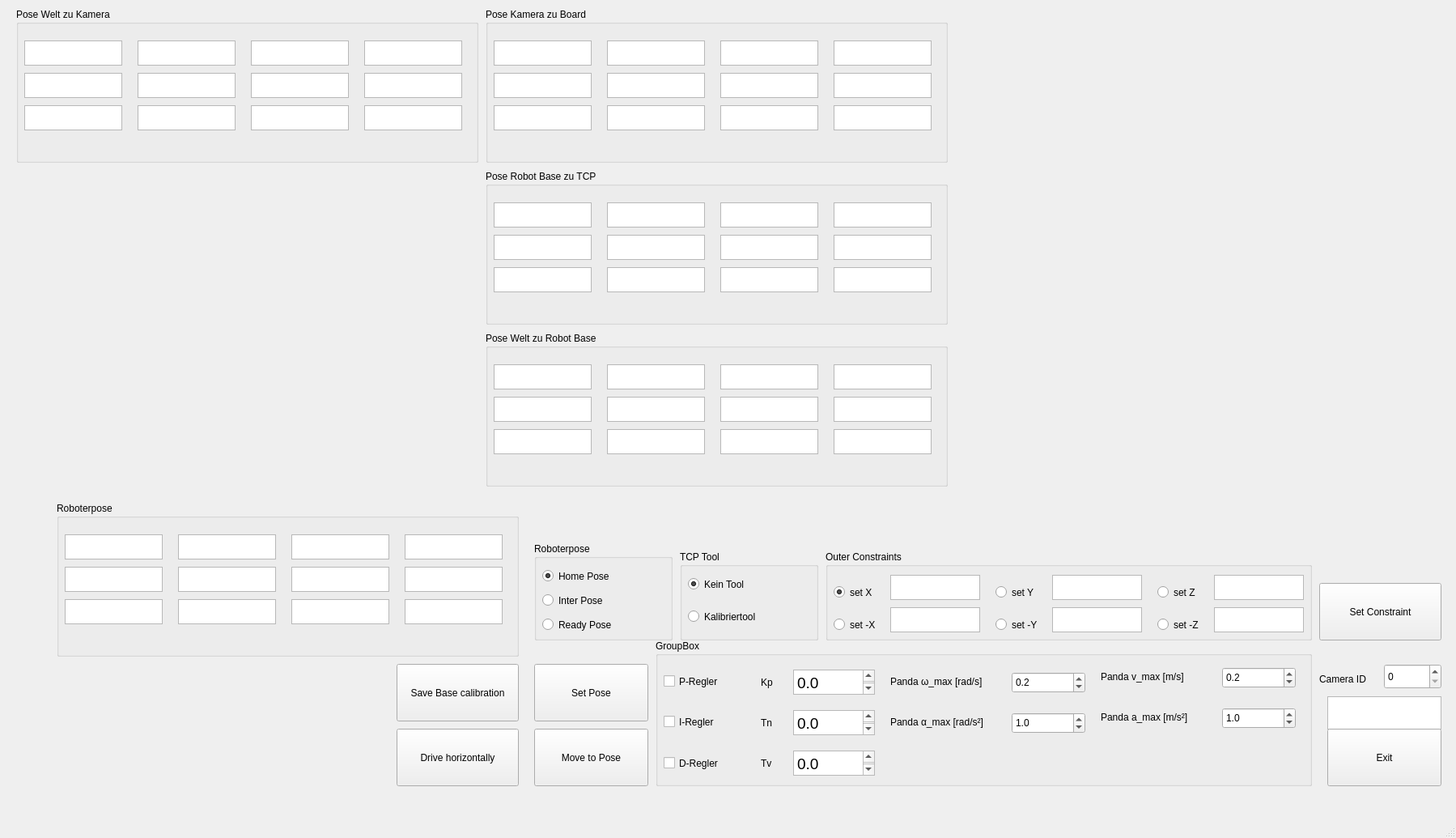
<?xml version="1.0" encoding="UTF-8"?>
<ui version="4.0">
 <class>C_frm_robot_calibration</class>
 <widget class="QMainWindow" name="C_frm_robot_calibration">
  <property name="geometry">
   <rect>
    <x>0</x>
    <y>0</y>
    <width>1799</width>
    <height>1035</height>
   </rect>
  </property>
  <property name="windowTitle">
   <string>MainWindow</string>
  </property>
  <widget class="QWidget" name="centralwidget">
   <widget class="QTextEdit" name="txb_zaehler">
    <property name="geometry">
     <rect>
      <x>1640</x>
      <y>860</y>
      <width>141</width>
      <height>41</height>
     </rect>
    </property>
    <property name="font">
     <font>
      <pointsize>14</pointsize>
     </font>
    </property>
   </widget>
   <widget class="QPushButton" name="bt_exit">
    <property name="geometry">
     <rect>
      <x>1640</x>
      <y>900</y>
      <width>141</width>
      <height>71</height>
     </rect>
    </property>
    <property name="text">
     <string>Exit</string>
    </property>
   </widget>
   <widget class="QPushButton" name="bt_save_pose">
    <property name="geometry">
     <rect>
      <x>490</x>
      <y>820</y>
      <width>151</width>
      <height>71</height>
     </rect>
    </property>
    <property name="text">
     <string>Save Base calibration</string>
    </property>
   </widget>
   <widget class="QLabel" name="lbl_camera_img">
    <property name="geometry">
     <rect>
      <x>1180</x>
      <y>10</y>
      <width>561</width>
      <height>581</height>
     </rect>
    </property>
    <property name="text">
     <string/>
    </property>
   </widget>
   <widget class="QSpinBox" name="num_camID">
    <property name="geometry">
     <rect>
      <x>1710</x>
      <y>820</y>
      <width>71</width>
      <height>31</height>
     </rect>
    </property>
   </widget>
   <widget class="QLabel" name="lbl_camID">
    <property name="geometry">
     <rect>
      <x>1630</x>
      <y>830</y>
      <width>71</width>
      <height>17</height>
     </rect>
    </property>
    <property name="text">
     <string>Camera ID</string>
    </property>
   </widget>
   <widget class="QGroupBox" name="grpb_pose_cam">
    <property name="enabled">
     <bool>true</bool>
    </property>
    <property name="geometry">
     <rect>
      <x>600</x>
      <y>10</y>
      <width>571</width>
      <height>191</height>
     </rect>
    </property>
    <property name="title">
     <string>Pose Kamera zu Board</string>
    </property>
    <widget class="QTextEdit" name="txb_px_cam">
     <property name="geometry">
      <rect>
       <x>430</x>
       <y>40</y>
       <width>121</width>
       <height>31</height>
      </rect>
     </property>
     <property name="readOnly">
      <bool>true</bool>
     </property>
    </widget>
    <widget class="QTextEdit" name="txb_nx_cam">
     <property name="geometry">
      <rect>
       <x>10</x>
       <y>40</y>
       <width>121</width>
       <height>31</height>
      </rect>
     </property>
     <property name="readOnly">
      <bool>true</bool>
     </property>
    </widget>
    <widget class="QTextEdit" name="txb_ox_cam">
     <property name="geometry">
      <rect>
       <x>150</x>
       <y>40</y>
       <width>121</width>
       <height>31</height>
      </rect>
     </property>
     <property name="readOnly">
      <bool>true</bool>
     </property>
    </widget>
    <widget class="QTextEdit" name="txb_ax_cam">
     <property name="geometry">
      <rect>
       <x>290</x>
       <y>40</y>
       <width>121</width>
       <height>31</height>
      </rect>
     </property>
     <property name="readOnly">
      <bool>true</bool>
     </property>
    </widget>
    <widget class="QTextEdit" name="txb_ny_cam">
     <property name="geometry">
      <rect>
       <x>10</x>
       <y>80</y>
       <width>121</width>
       <height>31</height>
      </rect>
     </property>
     <property name="readOnly">
      <bool>true</bool>
     </property>
    </widget>
    <widget class="QTextEdit" name="txb_oy_cam">
     <property name="geometry">
      <rect>
       <x>150</x>
       <y>80</y>
       <width>121</width>
       <height>31</height>
      </rect>
     </property>
     <property name="readOnly">
      <bool>true</bool>
     </property>
    </widget>
    <widget class="QTextEdit" name="txb_ay_cam">
     <property name="geometry">
      <rect>
       <x>290</x>
       <y>80</y>
       <width>121</width>
       <height>31</height>
      </rect>
     </property>
     <property name="readOnly">
      <bool>true</bool>
     </property>
    </widget>
    <widget class="QTextEdit" name="txb_py_cam">
     <property name="geometry">
      <rect>
       <x>430</x>
       <y>80</y>
       <width>121</width>
       <height>31</height>
      </rect>
     </property>
     <property name="readOnly">
      <bool>true</bool>
     </property>
    </widget>
    <widget class="QTextEdit" name="txb_nz_cam">
     <property name="geometry">
      <rect>
       <x>10</x>
       <y>120</y>
       <width>121</width>
       <height>31</height>
      </rect>
     </property>
     <property name="readOnly">
      <bool>true</bool>
     </property>
    </widget>
    <widget class="QTextEdit" name="txb_oz_cam">
     <property name="geometry">
      <rect>
       <x>150</x>
       <y>120</y>
       <width>121</width>
       <height>31</height>
      </rect>
     </property>
     <property name="readOnly">
      <bool>true</bool>
     </property>
    </widget>
    <widget class="QTextEdit" name="txb_az_cam">
     <property name="geometry">
      <rect>
       <x>290</x>
       <y>120</y>
       <width>121</width>
       <height>31</height>
      </rect>
     </property>
     <property name="readOnly">
      <bool>true</bool>
     </property>
    </widget>
    <widget class="QTextEdit" name="txb_pz_cam">
     <property name="geometry">
      <rect>
       <x>430</x>
       <y>120</y>
       <width>121</width>
       <height>31</height>
      </rect>
     </property>
     <property name="readOnly">
      <bool>true</bool>
     </property>
    </widget>
   </widget>
   <widget class="QGroupBox" name="grpb_pose_robot">
    <property name="enabled">
     <bool>true</bool>
    </property>
    <property name="geometry">
     <rect>
      <x>600</x>
      <y>210</y>
      <width>571</width>
      <height>191</height>
     </rect>
    </property>
    <property name="title">
     <string>Pose Robot Base zu TCP </string>
    </property>
    <widget class="QTextEdit" name="txb_px_robot">
     <property name="geometry">
      <rect>
       <x>430</x>
       <y>40</y>
       <width>121</width>
       <height>31</height>
      </rect>
     </property>
     <property name="readOnly">
      <bool>true</bool>
     </property>
    </widget>
    <widget class="QTextEdit" name="txb_nx_robot">
     <property name="geometry">
      <rect>
       <x>10</x>
       <y>40</y>
       <width>121</width>
       <height>31</height>
      </rect>
     </property>
     <property name="readOnly">
      <bool>true</bool>
     </property>
    </widget>
    <widget class="QTextEdit" name="txb_ox_robot">
     <property name="geometry">
      <rect>
       <x>150</x>
       <y>40</y>
       <width>121</width>
       <height>31</height>
      </rect>
     </property>
     <property name="readOnly">
      <bool>true</bool>
     </property>
    </widget>
    <widget class="QTextEdit" name="txb_ax_robot">
     <property name="geometry">
      <rect>
       <x>290</x>
       <y>40</y>
       <width>121</width>
       <height>31</height>
      </rect>
     </property>
     <property name="readOnly">
      <bool>true</bool>
     </property>
    </widget>
    <widget class="QTextEdit" name="txb_ny_robot">
     <property name="geometry">
      <rect>
       <x>10</x>
       <y>80</y>
       <width>121</width>
       <height>31</height>
      </rect>
     </property>
     <property name="readOnly">
      <bool>true</bool>
     </property>
    </widget>
    <widget class="QTextEdit" name="txb_oy_robot">
     <property name="geometry">
      <rect>
       <x>150</x>
       <y>80</y>
       <width>121</width>
       <height>31</height>
      </rect>
     </property>
     <property name="readOnly">
      <bool>true</bool>
     </property>
    </widget>
    <widget class="QTextEdit" name="txb_ay_robot">
     <property name="geometry">
      <rect>
       <x>290</x>
       <y>80</y>
       <width>121</width>
       <height>31</height>
      </rect>
     </property>
     <property name="readOnly">
      <bool>true</bool>
     </property>
    </widget>
    <widget class="QTextEdit" name="txb_py_robot">
     <property name="geometry">
      <rect>
       <x>430</x>
       <y>80</y>
       <width>121</width>
       <height>31</height>
      </rect>
     </property>
     <property name="readOnly">
      <bool>true</bool>
     </property>
    </widget>
    <widget class="QTextEdit" name="txb_nz_robot">
     <property name="geometry">
      <rect>
       <x>10</x>
       <y>120</y>
       <width>121</width>
       <height>31</height>
      </rect>
     </property>
     <property name="readOnly">
      <bool>true</bool>
     </property>
    </widget>
    <widget class="QTextEdit" name="txb_oz_robot">
     <property name="geometry">
      <rect>
       <x>150</x>
       <y>120</y>
       <width>121</width>
       <height>31</height>
      </rect>
     </property>
     <property name="readOnly">
      <bool>true</bool>
     </property>
    </widget>
    <widget class="QTextEdit" name="txb_az_robot">
     <property name="geometry">
      <rect>
       <x>290</x>
       <y>120</y>
       <width>121</width>
       <height>31</height>
      </rect>
     </property>
     <property name="readOnly">
      <bool>true</bool>
     </property>
    </widget>
    <widget class="QTextEdit" name="txb_pz_robot">
     <property name="geometry">
      <rect>
       <x>430</x>
       <y>120</y>
       <width>121</width>
       <height>31</height>
      </rect>
     </property>
     <property name="readOnly">
      <bool>true</bool>
     </property>
    </widget>
   </widget>
   <widget class="QGroupBox" name="grpb_pose_robot_to_world">
    <property name="enabled">
     <bool>true</bool>
    </property>
    <property name="geometry">
     <rect>
      <x>600</x>
      <y>410</y>
      <width>571</width>
      <height>191</height>
     </rect>
    </property>
    <property name="title">
     <string>Pose Welt zu Robot Base</string>
    </property>
    <widget class="QTextEdit" name="txb_px_robot_world">
     <property name="geometry">
      <rect>
       <x>430</x>
       <y>40</y>
       <width>121</width>
       <height>31</height>
      </rect>
     </property>
     <property name="readOnly">
      <bool>true</bool>
     </property>
    </widget>
    <widget class="QTextEdit" name="txb_nx_robot_world">
     <property name="geometry">
      <rect>
       <x>10</x>
       <y>40</y>
       <width>121</width>
       <height>31</height>
      </rect>
     </property>
     <property name="readOnly">
      <bool>true</bool>
     </property>
    </widget>
    <widget class="QTextEdit" name="txb_ox_robot_world">
     <property name="geometry">
      <rect>
       <x>150</x>
       <y>40</y>
       <width>121</width>
       <height>31</height>
      </rect>
     </property>
     <property name="readOnly">
      <bool>true</bool>
     </property>
    </widget>
    <widget class="QTextEdit" name="txb_ax_robot_world">
     <property name="geometry">
      <rect>
       <x>290</x>
       <y>40</y>
       <width>121</width>
       <height>31</height>
      </rect>
     </property>
     <property name="readOnly">
      <bool>true</bool>
     </property>
    </widget>
    <widget class="QTextEdit" name="txb_ny_robot_world">
     <property name="geometry">
      <rect>
       <x>10</x>
       <y>80</y>
       <width>121</width>
       <height>31</height>
      </rect>
     </property>
     <property name="readOnly">
      <bool>true</bool>
     </property>
    </widget>
    <widget class="QTextEdit" name="txb_oy_robot_world">
     <property name="geometry">
      <rect>
       <x>150</x>
       <y>80</y>
       <width>121</width>
       <height>31</height>
      </rect>
     </property>
     <property name="readOnly">
      <bool>true</bool>
     </property>
    </widget>
    <widget class="QTextEdit" name="txb_ay_robot_world">
     <property name="geometry">
      <rect>
       <x>290</x>
       <y>80</y>
       <width>121</width>
       <height>31</height>
      </rect>
     </property>
     <property name="readOnly">
      <bool>true</bool>
     </property>
    </widget>
    <widget class="QTextEdit" name="txb_py_robot_world">
     <property name="geometry">
      <rect>
       <x>430</x>
       <y>80</y>
       <width>121</width>
       <height>31</height>
      </rect>
     </property>
     <property name="readOnly">
      <bool>true</bool>
     </property>
    </widget>
    <widget class="QTextEdit" name="txb_nz_robot_world">
     <property name="geometry">
      <rect>
       <x>10</x>
       <y>120</y>
       <width>121</width>
       <height>31</height>
      </rect>
     </property>
     <property name="readOnly">
      <bool>true</bool>
     </property>
    </widget>
    <widget class="QTextEdit" name="txb_oz_robot_world">
     <property name="geometry">
      <rect>
       <x>150</x>
       <y>120</y>
       <width>121</width>
       <height>31</height>
      </rect>
     </property>
     <property name="readOnly">
      <bool>true</bool>
     </property>
    </widget>
    <widget class="QTextEdit" name="txb_az_robot_world">
     <property name="geometry">
      <rect>
       <x>290</x>
       <y>120</y>
       <width>121</width>
       <height>31</height>
      </rect>
     </property>
     <property name="readOnly">
      <bool>true</bool>
     </property>
    </widget>
    <widget class="QTextEdit" name="txb_pz_robot_world">
     <property name="geometry">
      <rect>
       <x>430</x>
       <y>120</y>
       <width>121</width>
       <height>31</height>
      </rect>
     </property>
     <property name="readOnly">
      <bool>true</bool>
     </property>
    </widget>
   </widget>
   <widget class="QPushButton" name="bt_set_home">
    <property name="geometry">
     <rect>
      <x>660</x>
      <y>820</y>
      <width>141</width>
      <height>71</height>
     </rect>
    </property>
    <property name="text">
     <string>Set Pose</string>
    </property>
   </widget>
   <widget class="QPushButton" name="bt_move_home">
    <property name="geometry">
     <rect>
      <x>660</x>
      <y>900</y>
      <width>141</width>
      <height>71</height>
     </rect>
    </property>
    <property name="text">
     <string>Move to Pose</string>
    </property>
   </widget>
   <widget class="QGroupBox" name="grpb_home_pose">
    <property name="enabled">
     <bool>true</bool>
    </property>
    <property name="geometry">
     <rect>
      <x>70</x>
      <y>620</y>
      <width>571</width>
      <height>191</height>
     </rect>
    </property>
    <property name="title">
     <string>Roboterpose</string>
    </property>
    <widget class="QTextEdit" name="txb_px_home">
     <property name="geometry">
      <rect>
       <x>430</x>
       <y>40</y>
       <width>121</width>
       <height>31</height>
      </rect>
     </property>
     <property name="readOnly">
      <bool>true</bool>
     </property>
    </widget>
    <widget class="QTextEdit" name="txb_nx_home">
     <property name="geometry">
      <rect>
       <x>10</x>
       <y>40</y>
       <width>121</width>
       <height>31</height>
      </rect>
     </property>
     <property name="readOnly">
      <bool>true</bool>
     </property>
    </widget>
    <widget class="QTextEdit" name="txb_ox_home">
     <property name="geometry">
      <rect>
       <x>150</x>
       <y>40</y>
       <width>121</width>
       <height>31</height>
      </rect>
     </property>
     <property name="readOnly">
      <bool>true</bool>
     </property>
    </widget>
    <widget class="QTextEdit" name="txb_ax_home">
     <property name="geometry">
      <rect>
       <x>290</x>
       <y>40</y>
       <width>121</width>
       <height>31</height>
      </rect>
     </property>
     <property name="readOnly">
      <bool>true</bool>
     </property>
    </widget>
    <widget class="QTextEdit" name="txb_ny_home">
     <property name="geometry">
      <rect>
       <x>10</x>
       <y>80</y>
       <width>121</width>
       <height>31</height>
      </rect>
     </property>
     <property name="readOnly">
      <bool>true</bool>
     </property>
    </widget>
    <widget class="QTextEdit" name="txb_oy_home">
     <property name="geometry">
      <rect>
       <x>150</x>
       <y>80</y>
       <width>121</width>
       <height>31</height>
      </rect>
     </property>
     <property name="readOnly">
      <bool>true</bool>
     </property>
    </widget>
    <widget class="QTextEdit" name="txb_ay_home">
     <property name="geometry">
      <rect>
       <x>290</x>
       <y>80</y>
       <width>121</width>
       <height>31</height>
      </rect>
     </property>
     <property name="readOnly">
      <bool>true</bool>
     </property>
    </widget>
    <widget class="QTextEdit" name="txb_py_home">
     <property name="geometry">
      <rect>
       <x>430</x>
       <y>80</y>
       <width>121</width>
       <height>31</height>
      </rect>
     </property>
     <property name="readOnly">
      <bool>true</bool>
     </property>
    </widget>
    <widget class="QTextEdit" name="txb_nz_home">
     <property name="geometry">
      <rect>
       <x>10</x>
       <y>120</y>
       <width>121</width>
       <height>31</height>
      </rect>
     </property>
     <property name="readOnly">
      <bool>true</bool>
     </property>
    </widget>
    <widget class="QTextEdit" name="txb_oz_home">
     <property name="geometry">
      <rect>
       <x>150</x>
       <y>120</y>
       <width>121</width>
       <height>31</height>
      </rect>
     </property>
     <property name="readOnly">
      <bool>true</bool>
     </property>
    </widget>
    <widget class="QTextEdit" name="txb_az_home">
     <property name="geometry">
      <rect>
       <x>290</x>
       <y>120</y>
       <width>121</width>
       <height>31</height>
      </rect>
     </property>
     <property name="readOnly">
      <bool>true</bool>
     </property>
    </widget>
    <widget class="QTextEdit" name="txb_pz_home">
     <property name="geometry">
      <rect>
       <x>430</x>
       <y>120</y>
       <width>121</width>
       <height>31</height>
      </rect>
     </property>
     <property name="readOnly">
      <bool>true</bool>
     </property>
    </widget>
   </widget>
   <widget class="QGroupBox" name="groupBox">
    <property name="geometry">
     <rect>
      <x>840</x>
      <y>680</y>
      <width>171</width>
      <height>111</height>
     </rect>
    </property>
    <property name="title">
     <string>TCP Tool</string>
    </property>
    <widget class="QRadioButton" name="rb_no_tool">
     <property name="geometry">
      <rect>
       <x>10</x>
       <y>30</y>
       <width>112</width>
       <height>23</height>
      </rect>
     </property>
     <property name="text">
      <string>Kein Tool</string>
     </property>
     <property name="checked">
      <bool>true</bool>
     </property>
    </widget>
    <widget class="QRadioButton" name="rb_calib_tool">
     <property name="geometry">
      <rect>
       <x>10</x>
       <y>70</y>
       <width>112</width>
       <height>23</height>
      </rect>
     </property>
     <property name="text">
      <string>Kalibriertool</string>
     </property>
    </widget>
   </widget>
   <widget class="QGroupBox" name="groupBox_2">
    <property name="geometry">
     <rect>
      <x>1020</x>
      <y>680</y>
      <width>601</width>
      <height>111</height>
     </rect>
    </property>
    <property name="title">
     <string>Outer Constraints</string>
    </property>
    <widget class="QRadioButton" name="rb_constraint_x">
     <property name="geometry">
      <rect>
       <x>10</x>
       <y>40</y>
       <width>112</width>
       <height>23</height>
      </rect>
     </property>
     <property name="text">
      <string>set X</string>
     </property>
     <property name="checked">
      <bool>true</bool>
     </property>
    </widget>
    <widget class="QRadioButton" name="rb_constraint_nx">
     <property name="geometry">
      <rect>
       <x>10</x>
       <y>80</y>
       <width>112</width>
       <height>23</height>
      </rect>
     </property>
     <property name="text">
      <string>set -X</string>
     </property>
    </widget>
    <widget class="QRadioButton" name="rb_constraint_y">
     <property name="geometry">
      <rect>
       <x>210</x>
       <y>40</y>
       <width>112</width>
       <height>23</height>
      </rect>
     </property>
     <property name="text">
      <string>set Y</string>
     </property>
    </widget>
    <widget class="QRadioButton" name="rb_constraint_ny">
     <property name="geometry">
      <rect>
       <x>210</x>
       <y>80</y>
       <width>112</width>
       <height>23</height>
      </rect>
     </property>
     <property name="text">
      <string>set -Y</string>
     </property>
    </widget>
    <widget class="QRadioButton" name="rb_constraint_z">
     <property name="geometry">
      <rect>
       <x>410</x>
       <y>40</y>
       <width>112</width>
       <height>23</height>
      </rect>
     </property>
     <property name="text">
      <string>set Z</string>
     </property>
    </widget>
    <widget class="QRadioButton" name="rb_constraint_nz">
     <property name="geometry">
      <rect>
       <x>410</x>
       <y>80</y>
       <width>112</width>
       <height>23</height>
      </rect>
     </property>
     <property name="text">
      <string>set -Z</string>
     </property>
    </widget>
    <widget class="QTextEdit" name="txb_constraint_x">
     <property name="geometry">
      <rect>
       <x>80</x>
       <y>30</y>
       <width>111</width>
       <height>31</height>
      </rect>
     </property>
    </widget>
    <widget class="QTextEdit" name="txb_constraint_nx">
     <property name="geometry">
      <rect>
       <x>80</x>
       <y>70</y>
       <width>111</width>
       <height>31</height>
      </rect>
     </property>
    </widget>
    <widget class="QTextEdit" name="txb_constraint_y">
     <property name="geometry">
      <rect>
       <x>280</x>
       <y>30</y>
       <width>111</width>
       <height>31</height>
      </rect>
     </property>
    </widget>
    <widget class="QTextEdit" name="txb_constraint_ny">
     <property name="geometry">
      <rect>
       <x>280</x>
       <y>70</y>
       <width>111</width>
       <height>31</height>
      </rect>
     </property>
    </widget>
    <widget class="QTextEdit" name="txb_constraint_z">
     <property name="geometry">
      <rect>
       <x>480</x>
       <y>30</y>
       <width>111</width>
       <height>31</height>
      </rect>
     </property>
    </widget>
    <widget class="QTextEdit" name="txb_constraint_nz">
     <property name="geometry">
      <rect>
       <x>480</x>
       <y>70</y>
       <width>111</width>
       <height>31</height>
      </rect>
     </property>
    </widget>
   </widget>
   <widget class="QPushButton" name="bt_set_constraint">
    <property name="geometry">
     <rect>
      <x>1630</x>
      <y>720</y>
      <width>151</width>
      <height>71</height>
     </rect>
    </property>
    <property name="text">
     <string>Set Constraint</string>
    </property>
   </widget>
   <widget class="QGroupBox" name="groupBox_set_Pose">
    <property name="geometry">
     <rect>
      <x>660</x>
      <y>670</y>
      <width>171</width>
      <height>121</height>
     </rect>
    </property>
    <property name="title">
     <string>Roboterpose</string>
    </property>
    <widget class="QRadioButton" name="rb_home_Pose">
     <property name="geometry">
      <rect>
       <x>10</x>
       <y>30</y>
       <width>112</width>
       <height>23</height>
      </rect>
     </property>
     <property name="text">
      <string>Home Pose</string>
     </property>
     <property name="checked">
      <bool>true</bool>
     </property>
    </widget>
    <widget class="QRadioButton" name="rb_inter_waiting_Pose">
     <property name="geometry">
      <rect>
       <x>10</x>
       <y>60</y>
       <width>112</width>
       <height>23</height>
      </rect>
     </property>
     <property name="text">
      <string>Inter Pose</string>
     </property>
    </widget>
    <widget class="QRadioButton" name="rb_waiting_Pose">
     <property name="geometry">
      <rect>
       <x>10</x>
       <y>90</y>
       <width>112</width>
       <height>23</height>
      </rect>
     </property>
     <property name="text">
      <string>Ready Pose</string>
     </property>
    </widget>
   </widget>
   <widget class="QPushButton" name="bt_set_robot_horizontal">
    <property name="geometry">
     <rect>
      <x>490</x>
      <y>900</y>
      <width>151</width>
      <height>71</height>
     </rect>
    </property>
    <property name="text">
     <string>Drive horizontally</string>
    </property>
   </widget>
   <widget class="QGroupBox" name="groupBox_3">
    <property name="geometry">
     <rect>
      <x>810</x>
      <y>790</y>
      <width>811</width>
      <height>181</height>
     </rect>
    </property>
    <property name="title">
     <string>GroupBox</string>
    </property>
    <widget class="QCheckBox" name="ckb_P_Regler">
     <property name="geometry">
      <rect>
       <x>10</x>
       <y>40</y>
       <width>101</width>
       <height>23</height>
      </rect>
     </property>
     <property name="text">
      <string>P-Regler</string>
     </property>
     <property name="checked">
      <bool>false</bool>
     </property>
    </widget>
    <widget class="QTextEdit" name="txt_Tn">
     <property name="enabled">
      <bool>true</bool>
     </property>
     <property name="geometry">
      <rect>
       <x>170</x>
       <y>87</y>
       <width>101</width>
       <height>31</height>
      </rect>
     </property>
     <property name="font">
      <font>
       <pointsize>11</pointsize>
      </font>
     </property>
     <property name="readOnly">
      <bool>false</bool>
     </property>
     <property name="html">
      <string>&lt;!DOCTYPE HTML PUBLIC &quot;-//W3C//DTD HTML 4.0//EN&quot; &quot;http://www.w3.org/TR/REC-html40/strict.dtd&quot;&gt;
&lt;html&gt;&lt;head&gt;&lt;meta name=&quot;qrichtext&quot; content=&quot;1&quot; /&gt;&lt;style type=&quot;text/css&quot;&gt;
p, li { white-space: pre-wrap; }
&lt;/style&gt;&lt;/head&gt;&lt;body style=&quot; font-family:'Ubuntu'; font-size:11pt; font-weight:400; font-style:normal;&quot;&gt;
&lt;p style=&quot; margin-top:0px; margin-bottom:0px; margin-left:0px; margin-right:0px; -qt-block-indent:0; text-indent:0px;&quot;&gt;&lt;span style=&quot; font-size:14pt;&quot;&gt;0.0&lt;/span&gt;&lt;/p&gt;&lt;/body&gt;&lt;/html&gt;</string>
     </property>
    </widget>
    <widget class="QLabel" name="lbl_Kp">
     <property name="geometry">
      <rect>
       <x>130</x>
       <y>37</y>
       <width>31</width>
       <height>31</height>
      </rect>
     </property>
     <property name="text">
      <string>Kp</string>
     </property>
    </widget>
    <widget class="QCheckBox" name="ckb_I_Regler">
     <property name="geometry">
      <rect>
       <x>10</x>
       <y>90</y>
       <width>101</width>
       <height>23</height>
      </rect>
     </property>
     <property name="text">
      <string>I-Regler</string>
     </property>
     <property name="checked">
      <bool>false</bool>
     </property>
    </widget>
    <widget class="QTextEdit" name="txt_Tv">
     <property name="enabled">
      <bool>true</bool>
     </property>
     <property name="geometry">
      <rect>
       <x>170</x>
       <y>137</y>
       <width>101</width>
       <height>31</height>
      </rect>
     </property>
     <property name="font">
      <font>
       <pointsize>11</pointsize>
      </font>
     </property>
     <property name="readOnly">
      <bool>false</bool>
     </property>
     <property name="html">
      <string>&lt;!DOCTYPE HTML PUBLIC &quot;-//W3C//DTD HTML 4.0//EN&quot; &quot;http://www.w3.org/TR/REC-html40/strict.dtd&quot;&gt;
&lt;html&gt;&lt;head&gt;&lt;meta name=&quot;qrichtext&quot; content=&quot;1&quot; /&gt;&lt;style type=&quot;text/css&quot;&gt;
p, li { white-space: pre-wrap; }
&lt;/style&gt;&lt;/head&gt;&lt;body style=&quot; font-family:'Ubuntu'; font-size:11pt; font-weight:400; font-style:normal;&quot;&gt;
&lt;p style=&quot; margin-top:0px; margin-bottom:0px; margin-left:0px; margin-right:0px; -qt-block-indent:0; text-indent:0px;&quot;&gt;&lt;span style=&quot; font-size:14pt;&quot;&gt;0.0&lt;/span&gt;&lt;/p&gt;&lt;/body&gt;&lt;/html&gt;</string>
     </property>
    </widget>
    <widget class="QLabel" name="lbl_Tv">
     <property name="geometry">
      <rect>
       <x>130</x>
       <y>137</y>
       <width>31</width>
       <height>31</height>
      </rect>
     </property>
     <property name="text">
      <string>Tv</string>
     </property>
    </widget>
    <widget class="QTextEdit" name="txt_Kp">
     <property name="enabled">
      <bool>true</bool>
     </property>
     <property name="geometry">
      <rect>
       <x>170</x>
       <y>37</y>
       <width>101</width>
       <height>31</height>
      </rect>
     </property>
     <property name="font">
      <font>
       <pointsize>11</pointsize>
      </font>
     </property>
     <property name="readOnly">
      <bool>false</bool>
     </property>
     <property name="html">
      <string>&lt;!DOCTYPE HTML PUBLIC &quot;-//W3C//DTD HTML 4.0//EN&quot; &quot;http://www.w3.org/TR/REC-html40/strict.dtd&quot;&gt;
&lt;html&gt;&lt;head&gt;&lt;meta name=&quot;qrichtext&quot; content=&quot;1&quot; /&gt;&lt;style type=&quot;text/css&quot;&gt;
p, li { white-space: pre-wrap; }
&lt;/style&gt;&lt;/head&gt;&lt;body style=&quot; font-family:'Ubuntu'; font-size:11pt; font-weight:400; font-style:normal;&quot;&gt;
&lt;p style=&quot; margin-top:0px; margin-bottom:0px; margin-left:0px; margin-right:0px; -qt-block-indent:0; text-indent:0px;&quot;&gt;&lt;span style=&quot; font-size:14pt;&quot;&gt;0.0&lt;/span&gt;&lt;/p&gt;&lt;/body&gt;&lt;/html&gt;</string>
     </property>
    </widget>
    <widget class="QLabel" name="lbl_Tn">
     <property name="geometry">
      <rect>
       <x>130</x>
       <y>87</y>
       <width>31</width>
       <height>31</height>
      </rect>
     </property>
     <property name="text">
      <string>Tn</string>
     </property>
    </widget>
    <widget class="QCheckBox" name="ckb_D_Regler">
     <property name="geometry">
      <rect>
       <x>10</x>
       <y>141</y>
       <width>101</width>
       <height>23</height>
      </rect>
     </property>
     <property name="text">
      <string>D-Regler</string>
     </property>
    </widget>
    <widget class="QDoubleSpinBox" name="dspb_Panda_Omega_max">
     <property name="geometry">
      <rect>
       <x>440</x>
       <y>40</y>
       <width>91</width>
       <height>26</height>
      </rect>
     </property>
     <property name="decimals">
      <number>1</number>
     </property>
     <property name="maximum">
      <double>2.500000000000000</double>
     </property>
     <property name="singleStep">
      <double>0.100000000000000</double>
     </property>
     <property name="value">
      <double>0.200000000000000</double>
     </property>
    </widget>
    <widget class="QLabel" name="lbl_Panda_Omega_max">
     <property name="geometry">
      <rect>
       <x>290</x>
       <y>36</y>
       <width>181</width>
       <height>31</height>
      </rect>
     </property>
     <property name="text">
      <string>Panda ω_max [rad/s]</string>
     </property>
    </widget>
    <widget class="QLabel" name="lbl_Panda_Alpha_max">
     <property name="geometry">
      <rect>
       <x>290</x>
       <y>86</y>
       <width>191</width>
       <height>31</height>
      </rect>
     </property>
     <property name="text">
      <string>Panda α_max [rad/s²]</string>
     </property>
    </widget>
    <widget class="QDoubleSpinBox" name="dspb_Panda_Alpha_max">
     <property name="geometry">
      <rect>
       <x>440</x>
       <y>90</y>
       <width>91</width>
       <height>26</height>
      </rect>
     </property>
     <property name="decimals">
      <number>1</number>
     </property>
     <property name="maximum">
      <double>25.000000000000000</double>
     </property>
     <property name="singleStep">
      <double>0.100000000000000</double>
     </property>
     <property name="value">
      <double>1.000000000000000</double>
     </property>
    </widget>
    <widget class="QLabel" name="lbl_Panda_Vel_max">
     <property name="geometry">
      <rect>
       <x>550</x>
       <y>30</y>
       <width>181</width>
       <height>31</height>
      </rect>
     </property>
     <property name="text">
      <string>Panda v_max [m/s]</string>
     </property>
    </widget>
    <widget class="QLabel" name="lbl_Panda_Acc_max">
     <property name="geometry">
      <rect>
       <x>550</x>
       <y>80</y>
       <width>191</width>
       <height>31</height>
      </rect>
     </property>
     <property name="text">
      <string>Panda a_max [m/s²]</string>
     </property>
    </widget>
    <widget class="QDoubleSpinBox" name="dspb_Panda_Vel_max">
     <property name="geometry">
      <rect>
       <x>700</x>
       <y>34</y>
       <width>91</width>
       <height>26</height>
      </rect>
     </property>
     <property name="decimals">
      <number>1</number>
     </property>
     <property name="maximum">
      <double>1.700000000000000</double>
     </property>
     <property name="singleStep">
      <double>0.100000000000000</double>
     </property>
     <property name="value">
      <double>0.200000000000000</double>
     </property>
    </widget>
    <widget class="QDoubleSpinBox" name="dspb_Panda_Acc_max">
     <property name="geometry">
      <rect>
       <x>700</x>
       <y>84</y>
       <width>91</width>
       <height>26</height>
      </rect>
     </property>
     <property name="decimals">
      <number>1</number>
     </property>
     <property name="maximum">
      <double>13.000000000000000</double>
     </property>
     <property name="singleStep">
      <double>0.100000000000000</double>
     </property>
     <property name="value">
      <double>1.000000000000000</double>
     </property>
    </widget>
   </widget>
   <widget class="QGroupBox" name="grpb_pose_world_to_cam">
    <property name="enabled">
     <bool>true</bool>
    </property>
    <property name="geometry">
     <rect>
      <x>20</x>
      <y>10</y>
      <width>571</width>
      <height>191</height>
     </rect>
    </property>
    <property name="title">
     <string>Pose Welt zu Kamera</string>
    </property>
    <widget class="QTextEdit" name="txb_px_worldToCam">
     <property name="geometry">
      <rect>
       <x>430</x>
       <y>40</y>
       <width>121</width>
       <height>31</height>
      </rect>
     </property>
     <property name="readOnly">
      <bool>true</bool>
     </property>
    </widget>
    <widget class="QTextEdit" name="txb_nx_worldToCam">
     <property name="geometry">
      <rect>
       <x>10</x>
       <y>40</y>
       <width>121</width>
       <height>31</height>
      </rect>
     </property>
     <property name="readOnly">
      <bool>true</bool>
     </property>
    </widget>
    <widget class="QTextEdit" name="txb_ox_worldToCam">
     <property name="geometry">
      <rect>
       <x>150</x>
       <y>40</y>
       <width>121</width>
       <height>31</height>
      </rect>
     </property>
     <property name="readOnly">
      <bool>true</bool>
     </property>
    </widget>
    <widget class="QTextEdit" name="txb_ax_worldToCam">
     <property name="geometry">
      <rect>
       <x>290</x>
       <y>40</y>
       <width>121</width>
       <height>31</height>
      </rect>
     </property>
     <property name="readOnly">
      <bool>true</bool>
     </property>
    </widget>
    <widget class="QTextEdit" name="txb_ny_worldToCam">
     <property name="geometry">
      <rect>
       <x>10</x>
       <y>80</y>
       <width>121</width>
       <height>31</height>
      </rect>
     </property>
     <property name="readOnly">
      <bool>true</bool>
     </property>
    </widget>
    <widget class="QTextEdit" name="txb_oy_worldToCam">
     <property name="geometry">
      <rect>
       <x>150</x>
       <y>80</y>
       <width>121</width>
       <height>31</height>
      </rect>
     </property>
     <property name="readOnly">
      <bool>true</bool>
     </property>
    </widget>
    <widget class="QTextEdit" name="txb_ay_worldToCam">
     <property name="geometry">
      <rect>
       <x>290</x>
       <y>80</y>
       <width>121</width>
       <height>31</height>
      </rect>
     </property>
     <property name="readOnly">
      <bool>true</bool>
     </property>
    </widget>
    <widget class="QTextEdit" name="txb_py_worldToCam">
     <property name="geometry">
      <rect>
       <x>430</x>
       <y>80</y>
       <width>121</width>
       <height>31</height>
      </rect>
     </property>
     <property name="readOnly">
      <bool>true</bool>
     </property>
    </widget>
    <widget class="QTextEdit" name="txb_nz_worldToCam">
     <property name="geometry">
      <rect>
       <x>10</x>
       <y>120</y>
       <width>121</width>
       <height>31</height>
      </rect>
     </property>
     <property name="readOnly">
      <bool>true</bool>
     </property>
    </widget>
    <widget class="QTextEdit" name="txb_oz_worldToCam">
     <property name="geometry">
      <rect>
       <x>150</x>
       <y>120</y>
       <width>121</width>
       <height>31</height>
      </rect>
     </property>
     <property name="readOnly">
      <bool>true</bool>
     </property>
    </widget>
    <widget class="QTextEdit" name="txb_az_worldToCam">
     <property name="geometry">
      <rect>
       <x>290</x>
       <y>120</y>
       <width>121</width>
       <height>31</height>
      </rect>
     </property>
     <property name="readOnly">
      <bool>true</bool>
     </property>
    </widget>
    <widget class="QTextEdit" name="txb_pz_worldToCam">
     <property name="geometry">
      <rect>
       <x>430</x>
       <y>120</y>
       <width>121</width>
       <height>31</height>
      </rect>
     </property>
     <property name="readOnly">
      <bool>true</bool>
     </property>
    </widget>
   </widget>
  </widget>
  <widget class="QMenuBar" name="menubar">
   <property name="geometry">
    <rect>
     <x>0</x>
     <y>0</y>
     <width>1799</width>
     <height>22</height>
    </rect>
   </property>
  </widget>
  <widget class="QStatusBar" name="statusbar"/>
 </widget>
 <resources/>
 <connections/>
</ui>
